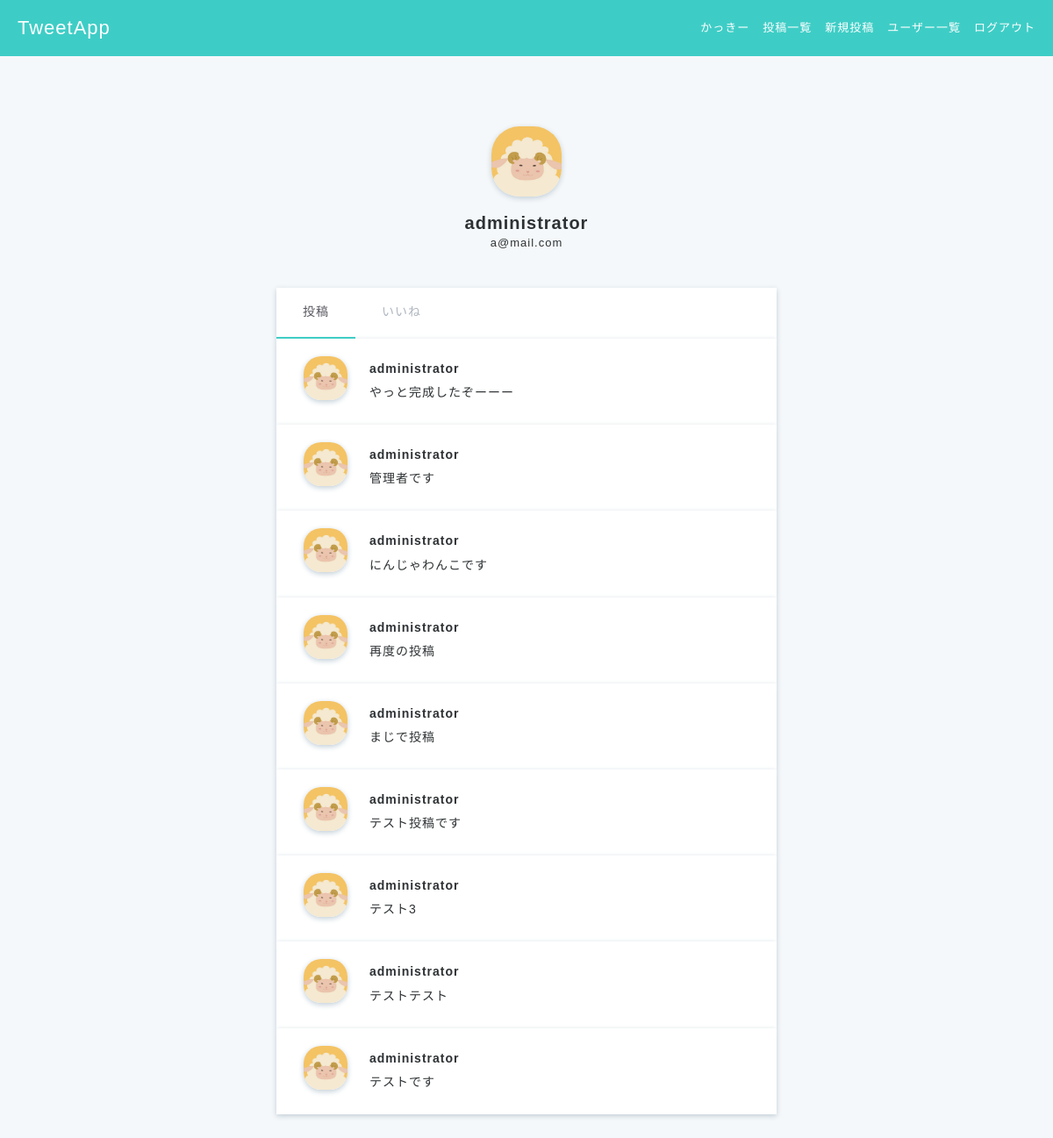
The app's page /accounts/user_detail/6 (signed in) with its own data.
### accounts/models.py (models this page shows, shortened)
class Users(AbstractBaseUser, PermissionsMixin):
    username = models.CharField(max_length=150)
    email = models.EmailField(max_length=255, unique=True)
    is_active = models.BooleanField(default=True)
    is_staff = models.BooleanField(default=False)
    picture = models.FileField(null=True, upload_to='picture/', default='picture/default_user.jpeg')
    USERNAME_FIELD = 'email' # このテーブルのレコードを一意に識別
    REQUIRED_FIELDS = ['username'] # スーパーユーザ作成時に入力する
    objects = UserManager()
    class Meta:
        db_table = 'users'

### post/models.py (models this page shows, shortened)
class Posts(models.Model):
    content = models.CharField('ツイート内容', max_length=140)
    user = models.ForeignKey('accounts.Users', verbose_name='ユーザー',on_delete=models.CASCADE)
    created_at = models.DateTimeField('投稿日', auto_now_add=True)
    updated_at = models.DateTimeField('更新日', auto_now=True)
    class Meta:
        db_table = 'posts'

### accounts/views.py (the view)
# urls.py: path('accounts/user_detail/<int:user_id>', views.user_detail, name='user_detail'),
def user_detail(request, user_id):
    if not request.user.is_authenticated:
        messages.warning(request, 'ログインが必要です')
        return redirect('accounts:user_login')
    else:
        user = get_object_or_404(Users, id=user_id)
        posts = Posts.objects.filter(
            user_id=user_id).order_by('-created_at')
        return render(request, 'accounts/user_detail.html', context={
            'user': user, 'posts' : posts
        })

### templates/accounts/user_detail.html (shortened to what this page needs)
{% extends 'base.html' %}
{% block content %}
<div class="main user-show">
    <div class="container">
      <div class="user">
        <img src="{{ user.picture.url }}">
        <h2>{{ user.username }}</h2>
        <p>{{ user.email }}</p>
      </div>
      <ul class="user-tabs">
        <li class="active"><a href="{% url 'accounts:user_detail' user_id=user.id %}">投稿</a></li>
        <li><a href="{% url 'accounts:user_like' user_id=user.id %}">いいね</a></li>
      </ul>
      {% for post in posts %}
        <div class="posts-index-item">
          <div class="post-left">
            <img src="{{ post.user.picture.url }}">
          </div>
          <div class="post-right">
            <div class="post-user-name">
              <a href="{% url 'accounts:user_detail' user_id=post.user.id %}">{{ post.user.username }}</a>
            </div>
            <a href="{% url 'post:post_detail' post_id=post.id %}">{{ post.content }}</a>
          </div>
        </div>
      {% endfor %}
    </div>
</div>
{% endblock content %}

### templates/base.html (shortened to what this page needs)
{% load static %}
<!DOCTYPE html>
<html lang="ja">
  <head>
    <link rel="stylesheet" href="{% static 'css/style.css' %}"/>
    <link rel="stylesheet" href="https://maxcdn.bootstrapcdn.com/font-awesome/4.7.0/css/font-awesome.min.css"/>
  </head>
  <body>
    <header>
      <div class="header-logo">
        {% if user.is_authenticated %}
        <a href="{% url 'post:posts_index' %}">TweetApp</a>
        {% else %}
        <a href="{% url 'accounts:top' %}">TweetApp</a>
        {% endif %}
      </div>
      <ul class="header-menus">
        {% if user.is_authenticated %}
        <li>
          <a href="{% url 'accounts:user_detail' user_id=request.user.id %}">{{ request.user.username }}</a>
        </li>
        <li>
          <a href="{% url 'post:posts_index' %}">投稿一覧</a>
        </li>
        <li>
          <a href="{% url 'post:create_post' %}">新規投稿</a>
        </li>
        <li>
          <a href="{% url 'accounts:users_index' %}">ユーザー一覧</a>
        </li>
        <li>
          <a href="{% url 'accounts:user_logout' %}">ログアウト</a>
        </li>
        {% endif %}
      </ul>
    </header>
    {% block content %}{% endblock content %}
  </body>
</html>

### static/css/style.css (style rules this page uses)
* { box-sizing: border-box; }
html { font: 100%/1.5 'Avenir Next', 'Hiragino Sans', sans-serif; line-height: 1.7; letter-spacing: 1px; }
ul, li { list-style-type: none; padding: 0; margin: 0; }
a { text-decoration: none; color: #2d3133; font-size: 14px; }
h1, h2, h3, h4, h5, h6, p { margin: 0; }
body { color: #2d3133; background-color: #3ecdc6; margin: 0; min-height: 1vh; }
.main { position: absolute; top: 64px; width: 100%; height: auto; min-height: 100%; background-color: #f5f8fa; }
.container { max-width: 600px; margin: 60px auto; padding-left: 15px; padding-right: 15px; clear: both; }
header { height: 64px; position: absolute; z-index: 1; width: 100%; }
.header-logo { float: left; padding-left: 20px; color: white; font-size: 22px; line-height: 64px; }
.header-logo a { color: white; font-size: 22px; }
.header-menus { float: right; padding-right: 20px; }
.header-menus li { float: left; line-height: 64px; font-size: 13px; color: white; padding-left: 15px; }
.header-menus a { float: left; font-size: 13px; color: white; }
.posts-index-item { padding: 20px 30px; background-color: white; overflow: hidden; box-shadow: 0 2px 6px #c1ced7; }
.post-left img { width: 50px; height: 50px; border-radius: 40%; box-shadow: 0 2px 6px #c1ced7; object-fit: cover; }
.post-user-name a { font-weight: 600; }
.post-left { float: left; width: 10%; }
.post-right { float: left; width: 90%; padding-left: 25px; text-align: left; }
.user-show { text-align: center; }
.user { margin-bottom: 20px; }
.user img { width: 80px; height: 80px; border-radius: 40%; box-shadow: 0 2px 6px #c1ced7; margin: 20px 0 10px; object-fit: cover; }
.user h2 { font-size: 20px; font-weight: 600; line-height: 1.2; }
.user p { font-size: 13px; margin-bottom: 15px; }
.user-tabs { margin-top: 40px; background-color: white; overflow: hidden; box-shadow: 0 2px 6px #c1ced7; }
.user-tabs li { float: left; }
.user-tabs li.active { border-bottom: 2px solid #3ecdc6; }
.user-tabs li.active a { color: #57575f; }
.user-tabs a { display: inline-block; padding: 16px 30px; color: #afb6bf; }

### records on screen
Users: user.username "かっきー"
Users: picture (picture), username "administrator", email "a@mail.com"
Posts: user.picture (picture), user.username "administrator", content "やっと完成したぞーーー"
Posts: user.picture (picture), user.username "administrator", content "管理者です"
Posts: user.picture (picture), user.username "administrator", content "にんじゃわんこです"
Posts: user.picture (picture), user.username "administrator", content "再度の投稿"
Posts: user.picture (picture), user.username "administrator", content "まじで投稿"
Posts: user.picture (picture), user.username "administrator", content "テスト投稿です"
Posts: user.picture (picture), user.username "administrator", content "テスト3"
Posts: user.picture (picture), user.username "administrator", content "テストテスト"
Posts: user.picture (picture), user.username "administrator", content "テストです"
